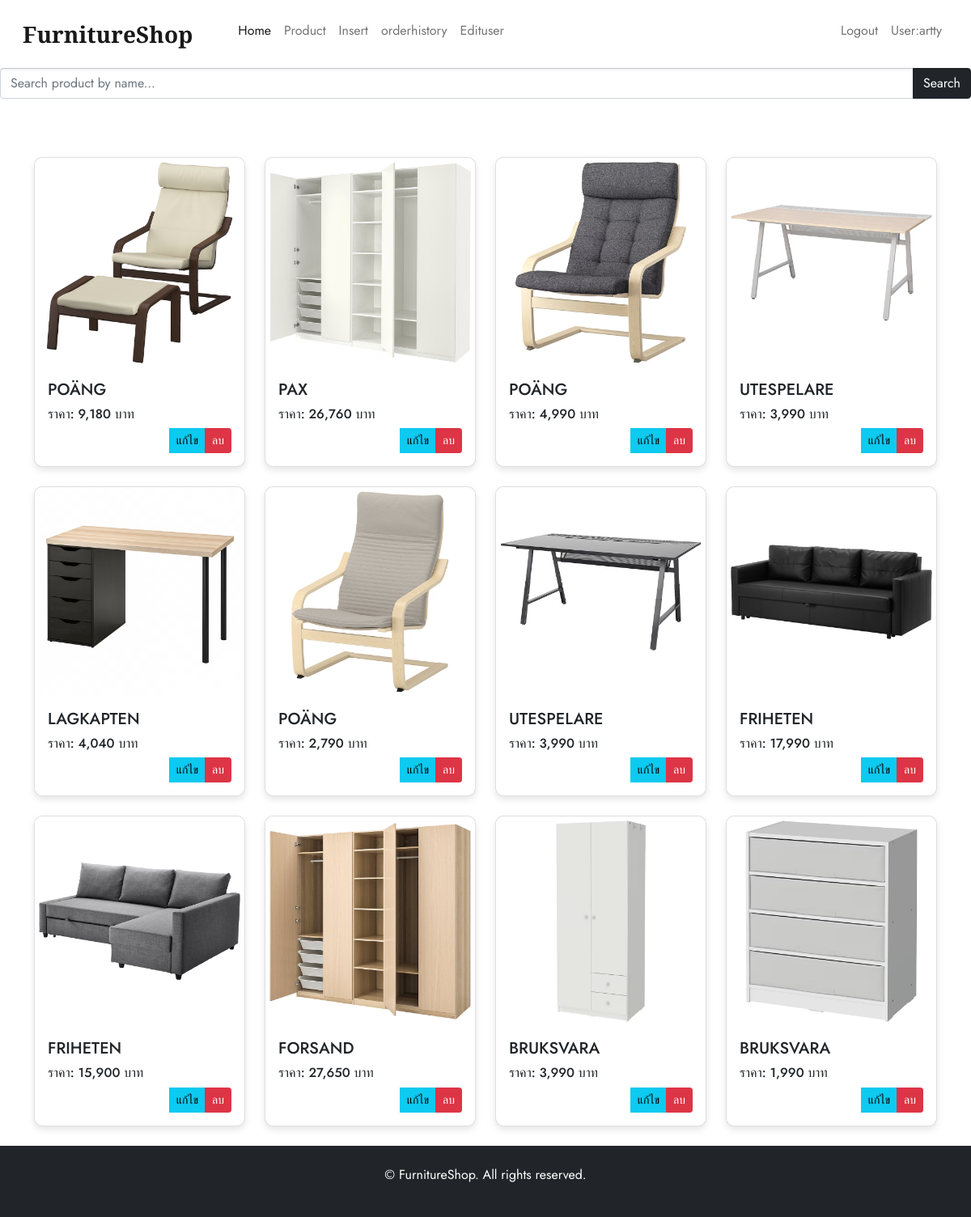
Screenshot of /home2.php (signed in) with the database file from the repository.
### tables this page shows
CREATE TABLE `product` (
  `p_id` int(11) NOT NULL,
  `p_name` varchar(200) NOT NULL,
  `p_detail` text NOT NULL,
  `p_price` int(6) NOT NULL,
  `p_picture` varchar(200) NOT NULL,
  `pt_id` int(3) NOT NULL
);

### home2.php (the view, shortened to what this page needs)
<?php
		include_once("connectdb.php");
?>
<!DOCTYPE html>
<html lang="en">
<head>
    <link href="https://cdn.jsdelivr.net/npm/bootstrap@5.0.2/dist/css/bootstrap.min.css" rel="stylesheet">
    <link rel="stylesheet" hrel="http://cnd.jsdelivr.net/npm/swiper/swiper-bundle.min.css"/>
    <link rel="stylesheet" href="https://cdn.jsdelivr.net/npm/bootstrap-icons@1.11.3/font/bootstrap-icons.min.css">
</head>
<body>
<nav class="navbar navbar-expand-lg navbar-light bg-white px-lg-3 py-lg-2 shadow-sm sticky-top">
  <div class="container-fluid">
    <a class="navbar-brand me-5 fw-bold fs-3 h-font" href="home.php">FurnitureShop</a>
    <div class="collapse navbar-collapse" id="navbarSupportedContent">
      <ul class="navbar-nav me-auto mb-2 mb-lg-0">
        <li class="nav-item">
          <a class="nav-link active" aria-current="page" href="#">Home</a>
        </li>
        <li class="nav-item">
          <a class="nav-link mb-2" href="#product-section">Product</a>
        </li>
        <li class="nav-item">
    <a class="nav-link mb-2" href="insert.php">Insert</a>
    </li>
    <li class="nav-item">
            <a class="nav-link mb-2" href="orderhistory.php">orderhistory</a>
        </li>
    <li class="nav-item">
    <a class="nav-link mb-2" href="edituser.php">Edituser</a>
    </li>
      </ul>
      <ul class="navbar-nav ml-auto">
      <li class="nav-item">
            <a class="nav-link" href="logout.php">Logout</a>
        </li>
        <li class="nav-item">
          <a class="nav-link mb-2" href="user.php">User:<?php echo htmlspecialchars($_SESSION['username']); ?></span></a>
        </li>
    </ul>
    </div>
  </div>
</nav>
<form method="GET" action="" class="mb-4">
    <div class="input-group">
        <input type="text" class="form-control" name="search" placeholder="Search product by name..." aria-label="Search products by name">
        <button class="btn btn-dark" type="submit">Search</button>
    </div>
</form>
<div class="container mt-5" id="product-section">
    <div class="row">
        <?php
        $sql = "SELECT product.p_id, product.p_name, product.p_detail, product.p_price, product.p_picture, product_type.pt_name
                FROM product
                JOIN product_type ON product.pt_id = product_type.pt_id";
        $result = $conn->query($sql);
        if ($result->num_rows > 0) {
    while ($product = $result->fetch_assoc()) {
        ?>
        <div class="col-md-3 mb-4">
            <a href="detailproduct3.php?p_id=<?php echo $product['p_id']; ?>" class="text-decoration-none text-dark">
                <div class="card h-100">
                    <img src="images/<?php echo $product['p_picture']; ?>" class="card-img-top" alt="<?php echo $product['p_name']; ?>">
                    <div class="card-body">
                        <h5 class="card-title"><?php echo $product['p_name']; ?></h5>
                        <h6>ราคา: <?php echo number_format($product['p_price'], 0) . ' บาท'; ?></h6>
                        <div class="d-flex justify-content-between align-items-center">
                            <div class="btn-group">
                                <a href="update.php?pid=<?php echo $product['p_id']; ?>" class="btn btn-sm btn-info">แก้ไข</a>
                                <a href="delete_product.php?pid=<?php echo $product['p_id']; ?>&ext=<?php echo $product['p_picture']; ?>" onClick="return confirm('ยืนยันการลบ');" class="btn btn-sm btn-danger">ลบ</a>
                            </div>
                        </div>
                    </div>
                </div>
            </a>
        </div>
                <?php
            }
        } else {
            echo "No products found.";
        }
        ?>
    </div>
</div>
  <footer class="bg-dark text-white text-center p-4">
        <p>&copy; FurnitureShop. All rights reserved.</p>
    </footer>
</body>
</html>

### home2.php (style rules this page uses)
* { font-family: "Jost", sans-serif; }
.h-font { font-family: "Playfair Display", serif; }
form { display: flex; align-items: center; }
.navbar-nav .nav-item { margin-top: 10px; margin-bottom: 10px; }
.card { box-shadow: 0 4px 8px rgba(0, 0, 0, 0.1); transition: transform 0.3s ease, box-shadow 0.3s ease; border-radius: 10px; }
.card-img-top { transition: transform 0.3s ease; border-radius: 10px 10px 0 0; }

### rows the page displays
product: p_picture (picture), p_name "POÄNG", p_price "9,180"
product: p_picture (picture), p_name "PAX", p_price "26,760"
product: p_picture (picture), p_name "POÄNG", p_price "4,990"
product: p_picture (picture), p_name "UTESPELARE", p_price "3,990"
product: p_picture (picture), p_name "LAGKAPTEN", p_price "4,040"
product: p_picture (picture), p_name "POÄNG", p_price "2,790"
product: p_picture (picture), p_name "UTESPELARE", p_price "3,990"
product: p_picture (picture), p_name "FRIHETEN", p_price "17,990"
product: p_picture (picture), p_name "FRIHETEN", p_price "15,900"
product: p_picture (picture), p_name "FORSAND", p_price "27,650"
product: p_picture (picture), p_name "BRUKSVARA", p_price "3,990"
product: p_picture (picture), p_name "BRUKSVARA", p_price "1,990"

### other values shown
$_SESSION['username'] "artty"
